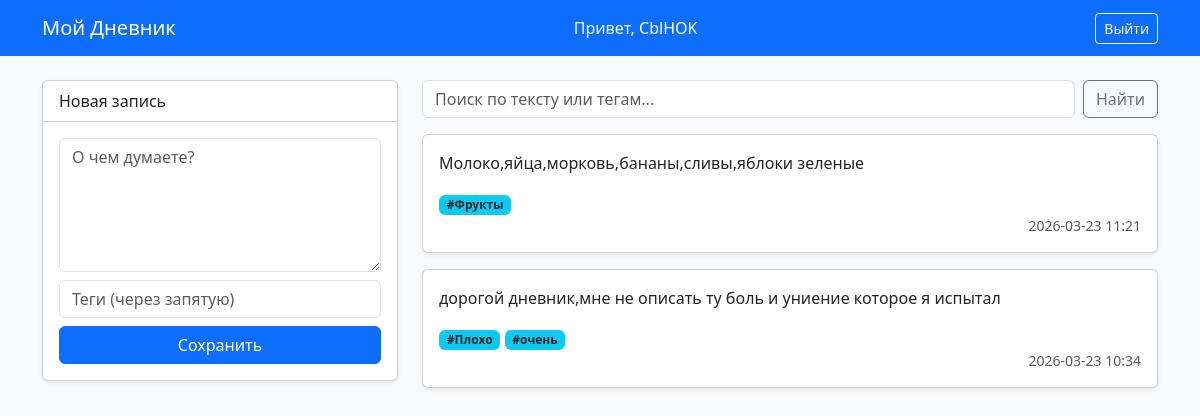
The page /dashboard (signed in) on the database its author committed.
### app.py (models this page shows)
class User(UserMixin, db.Model):
    id = db.Column(db.Integer, primary_key=True)
    username = db.Column(db.String(150), unique=True, nullable=False)
    password = db.Column(db.String(150), nullable=False)
    entries = db.relationship('Entry', backref='author', lazy=True)

class Entry(db.Model):
    id = db.Column(db.Integer, primary_key=True)
    content = db.Column(db.Text, nullable=False)
    date_posted = db.Column(db.DateTime, default=datetime.utcnow)
    tags = db.Column(db.String(200)) # Храним теги строкой через запятую
    user_id = db.Column(db.Integer, db.ForeignKey('user.id'), nullable=False)

### app.py (the view, shortened to what this page needs)
@app.route('/dashboard', methods=['GET', 'POST'])
@login_required
def dashboard():
    search_query = request.args.get('q')
    query = Entry.query.filter_by(user_id=current_user.id).order_by(Entry.date_posted.desc())
    if search_query:
        query = query.filter(
            (Entry.content.contains(search_query)) |
            (Entry.tags.contains(search_query))
        )
    entries = query.all()
    return render_template('dashboard.html', entries=entries, search_query=search_query)

### app.py (called while the page is built)
@login_manager.user_loader
def load_user(user_id):
    return User.query.get(int(user_id))

### templates/dashboard.html (shortened to what this page needs)
{% extends "base.html" %}
{% block content %}
<div class="row">
    <div class="col-md-4 mb-4">
        <div class="card shadow-sm">
            <div class="card-header bg-white">Новая запись</div>
            <div class="card-body">
                <form method="POST">
                    <textarea name="content" class="form-control mb-2" rows="5" placeholder="О чем думаете?" required></textarea>
                    <input type="text" name="tags" class="form-control mb-2" placeholder="Теги (через запятую)">
                    <button type="submit" class="btn btn-primary w-100">Сохранить</button>
                </form>
            </div>
        </div>
    </div>
    <div class="col-md-8">
        <form method="GET" class="d-flex mb-3">
            <input type="text" name="q" class="form-control me-2" placeholder="Поиск по тексту или тегам..." value="{{ search_query or '' }}">
            <button type="submit" class="btn btn-outline-secondary">Найти</button>
        </form>
        {% for entry in entries %}
        <div class="card mb-3 shadow-sm">
            <div class="card-body">
                <p class="card-text">{{ entry.content }}</p>
                {% if entry.tags %}
                    <div class="mt-2">
                        {% for tag in entry.tags.split(',') %}
                            <span class="badge bg-info text-dark">#{{ tag.strip() }}</span>
                        {% endfor %}
                    </div>
                {% endif %}
                <small class="text-muted float-end">{{ entry.date_posted.strftime('%Y-%m-%d %H:%M') }}</small>
            </div>
        </div>
        {% else %}
        <p class="text-muted text-center">Записей пока нет.</p>
        {% endfor %}
    </div>
</div>
{% endblock %}

### templates/base.html (shortened to what this page needs)
<!DOCTYPE html>
<html lang="ru">
<head>
    <link href="https://cdn.jsdelivr.net/npm/bootstrap@5.3.0/dist/css/bootstrap.min.css" rel="stylesheet">
</head>
<body class="bg-light">
    <nav class="navbar navbar-dark bg-primary mb-4">
        <div class="container">
            <a class="navbar-brand" href="/">Мой Дневник</a>
            {% if current_user.is_authenticated %}
                <span class="navbar-text text-white">Привет, {{ current_user.username }}</span>
                <a href="{{ url_for('logout') }}" class="btn btn-sm btn-outline-light ms-3">Выйти</a>
            {% endif %}
        </div>
    </nav>
    <div class="container">
        {% block content %}{% endblock %}
    </div>
</body>
</html>

### rows shown on the page
User: username "CblHOK"
Entry: content "Молоко,яйца,морковь,бананы,сливы,яблоки зеленые", strip "Фрукты", date_posted "2026-03-23 11:21"
Entry: content "дорогой дневник,мне не описать ту боль и униение которое я испытал", strip "Плохо" "очень", date_posted "2026-03-23 10:34"
